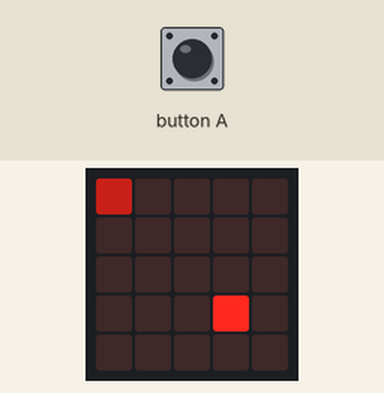
A program run on a simulated BBC micro:bit (MakeCode). Parts: the board's 5×5 LED display. Inputs (shaded band) come from the test bench.

Above: at 1.2 s.
1.3 s: button A pressed for 0.15 s
At 1.57 s:
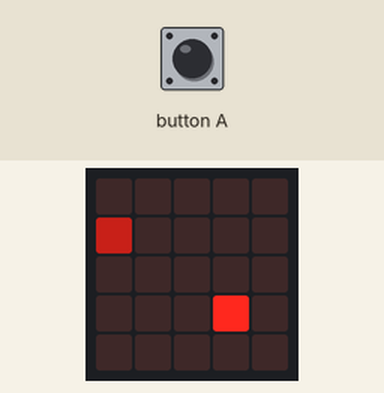
At 10.06 s:
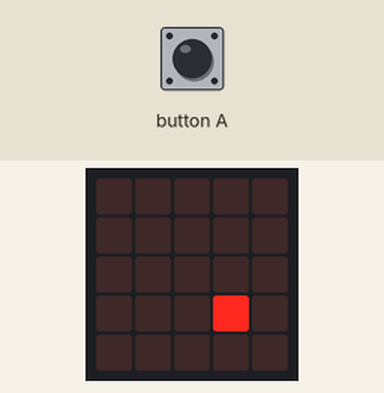
Timing chart, 0 to 10.3 s (numbered marks = the images above; inputs shaded):
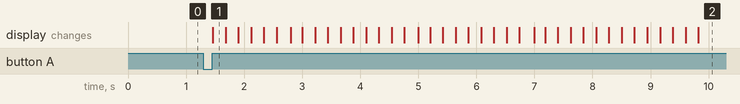

The program:

main.ts
```typescript
input.onButtonPressed(Button.A, function () {
    life += 5
})
let dy = 0
let dx = 0
let life = 0
let px = 3
let py = 3
let gx = 0
let gy = 0
led.plotBrightness(gx, gy, 100)
led.plotBrightness(px, py, 255)
basic.forever(function () {
    if (life > 0) {
        dx = px - gx
        dy = py - gy
        led.unplot(gx, gy)
        if (dx == 0 && dy == 0) {
            gx = 0
            gy = 0
            life += -1
            led.plotBrightness(px, py, 255)
        }
        if (Math.abs(dx) > Math.abs(dy)) {
            if (dx > 0) {
                gx += 1
            } else {
                gx += -1
            }
        } else {
            if (dy > 0) {
                gy += 1
            } else {
                gy += -1
            }
        }
        led.plotBrightness(gx, gy, 100)
        basic.pause(200)
    }
})
```

test.ts
```typescript
// тут проходять випробування; ця компіляція не відбуватиметься, коли цей пакет використовуватиметься як розширення.
```

Measured:
- after the input at 1.3 s, the display: changes after 0.16 s (image 1)
